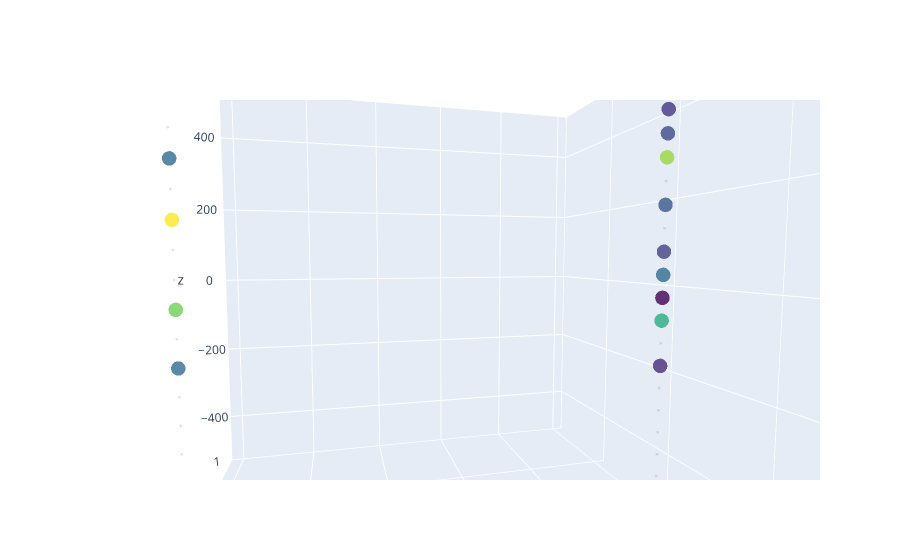

Notebook cell for this chart:
### Code cell
plot_event(det, hit_times_coinc)

### Figure 1 — Plotly figure (JSON) as saved in the notebook; plotly's stock layout.template omitted (floating-point values rounded to 4 significant figures)
{"data": [{"marker": {"color": [2.362, 2.009, 1.301, 2.312, 2.836, 1.279, 1.23, 2.25, 0.7782, 1.919, 0.4771, 1.301, 0.9542, 1.114, 2.465, 1, 0.8451, 1.591], "colorscale": [[0, "#440154"], [0.1111, "#482878"], [0.2222, "#3e4989"], [0.3333, "#31688e"], [0.4444, "#26828e"], [0.5556, "#1f9e89"], [0.6667, "#35b779"], [0.7778, "#6ece58"], [0.8889, "#b5de2b"], [1, "#fde725"]], "opacity": 0.8, "size": 5}, "mode": "markers", "type": "scatter3d", "x": [0, 0, 0, 0, 0, 0, 0, 100, 100, 100, 100, 100, 100, 100, 100, 100, 100, 100], "y": [0, 0, 0, 0, 0, 0, 0, 0, 0, 0, 0, 0, 0, 0, 0, 0, 0, 0], "z": [-500, -394.7, -131.6, -26.32, 131.6, 236.8, 500, -500, -184.2, -78.95, -26.32, 26.32, 78.95, 184.2, 289.5, 342.1, 394.7, 500]}, {"marker": {"color": "black", "colorscale": [[0, "#440154"], [0.1111, "#482878"], [0.2222, "#3e4989"], [0.3333, "#31688e"], [0.4444, "#26828e"], [0.5556, "#1f9e89"], [0.6667, "#35b779"], [0.7778, "#6ece58"], [0.8889, "#b5de2b"], [1, "#fde725"]], "opacity": 0.1, "size": 1}, "mode": "markers", "type": "scatter3d", "x": [0, 0, 0, 0, 0, 0, 0, 0, 0, 0, 0, 0, 0, 100, 100, 100, 100, 100, 100, 100, 100, 100], "y": [0, 0, 0, 0, 0, 0, 0, 0, 0, 0, 0, 0, 0, 0, 0, 0, 0, 0, 0, 0, 0, 0], "z": [-447.4, -342.1, -289.5, -236.8, -184.2, -78.95, 26.32, 78.95, 184.2, 289.5, 342.1, 394.7, 447.4, -447.4, -394.7, -342.1, -289.5, -236.8, -131.6, 131.6, 236.8, 447.4]}], "layout": {"autosize": true, "scene": {"aspectmode": "auto", "aspectratio": {"x": 1, "y": 1, "z": 1}, "camera": {"center": {"x": 0, "y": 0, "z": 0}, "eye": {"x": -0.2083, "y": -0.8464, "z": 0.06291}, "projection": {"type": "perspective"}, "up": {"x": 0, "y": 0, "z": 1}}}, "showlegend": false}}
